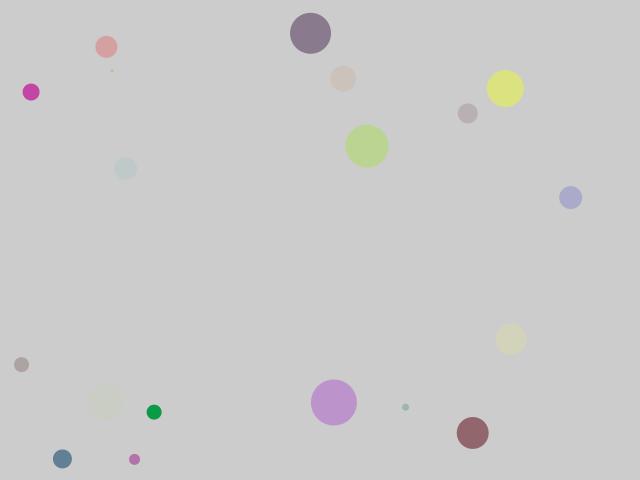
Frame 1 (no input)
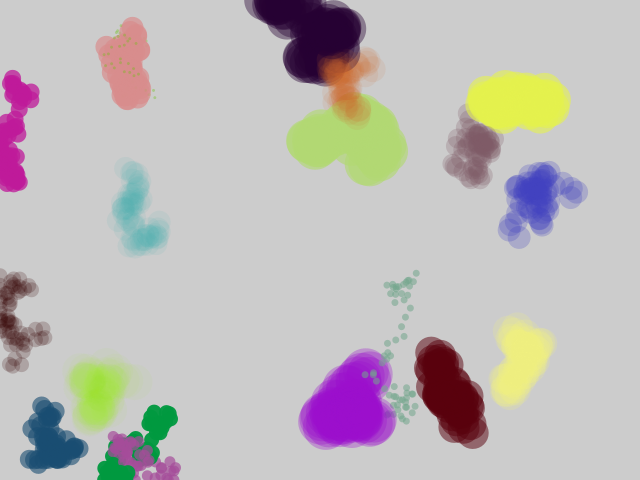
Frame 60 (the mouse pressed at the canvas centre just before this capture)
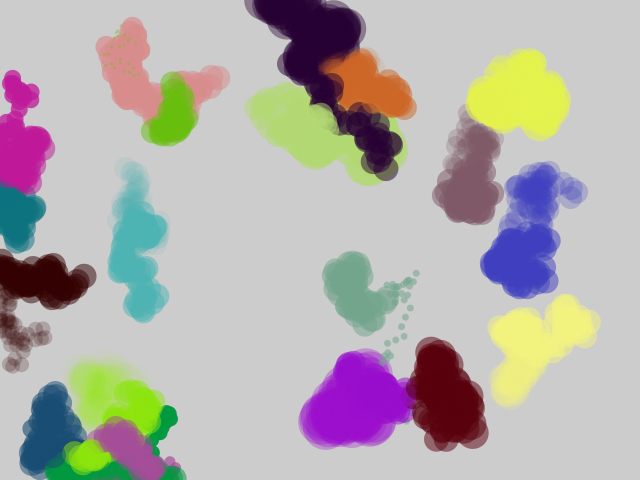
Frame 120 (the mouse held since frame 60 and released just before this capture)

The Processing sketch that drew these frames (run headless with seeded random() and noise(); from frame 60 on, the mouse is pressed at the canvas centre):

// Processing sketch: processing_102781
// ── processing_102781.pde

int diameter = 50;
int numBlobs = 20;
int h = 640;
int w = 480; 
Blob[] blobs = new Blob[numBlobs];
void setup() {
  size(640,480);
  //smooth();
  noStroke();
  colorMode(RGB,numBlobs,numBlobs,numBlobs,numBlobs);
  
  for (int i = 0; i < blobs.length; i++) {
    
  int[] f = {int(i),int(random(numBlobs)),int(random(numBlobs)),int(random(numBlobs))};  
  //int[] f = {i,i,i,50};
  float x = random(width);
  float y = random(height);
  int rd = int(random(diameter)); //
 //println(r); 
  blobs[i] = new Blob (x, y, rd, f);
  }
}
void draw() {
  for (int i = 0; i < blobs.length; i++) {
    blobs[i].move();
    blobs[i].display();    
    if (mousePressed){
      blobs[i].changeAlpha();
      blobs[i].changeDiameter();
    }
  }
}
void mouseReleased(){
  //diameter = mouseY/2;
  //blobs[current].changeDiameter(diameter);  
  
  //println(diameter);
}
class Blob {
  float x;
  float y;
  int diameter1;
  int r;
  int g;
  int b;
  int a;
  float speed = 10;
  
  Blob(float tempX, float tempY, int tempDiameter, int tempfill[]) {
    x = tempX;
    y = tempY;
    diameter1 = tempDiameter;
    //println(diameter1);
    r = tempfill[0];
    g =tempfill[1];
    b = tempfill[2];
    a= tempfill[3];
  }
  void move() {
    x += random(-speed, speed);
    y += random(-speed, speed);
    x = min(x,width);
    y = min(y, height);
    x = max(x,0);
    y = max(y, 0);
  }
  void display() {
    fill(r,g,b,a);
    ellipse(x, y, diameter1, diameter1);
  }
  void changeDiameter() {
    diameter1 = int(map(mouseY, 0, height, 0, diameter));
  }
  void changeAlpha() {
    a = int(map(mouseX, 0, width, 0, numBlobs));
  }
}
